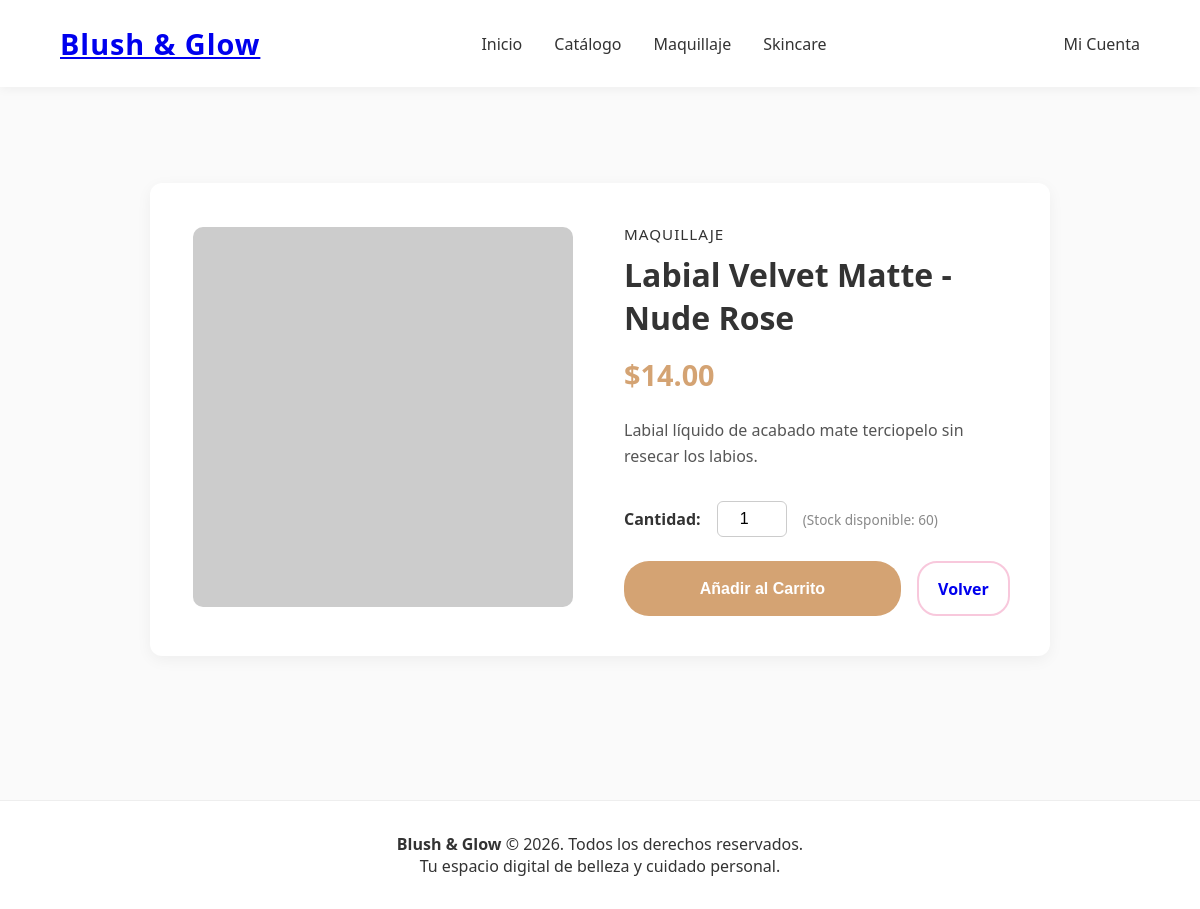
/index.php?c=producto&a=detalle&id=2, run on the app's committed database.
### tables this page shows
CREATE TABLE `productos` (
  `producto_id` int(11) NOT NULL,
  `categoria_id` int(11) DEFAULT NULL,
  `nombre` varchar(150) NOT NULL,
  `descripcion` text,
  `precio` decimal(10,2) NOT NULL,
  `stock` int(11) NOT NULL DEFAULT '0',
  `imagen_url` varchar(255) DEFAULT 'default-product.jpg',
  `es_destacado` tinyint(1) DEFAULT '0',
  `fecha_creacion` timestamp NOT NULL DEFAULT CURRENT_TIMESTAMP
);

CREATE TABLE `categorias` (
  `categoria_id` int(11) NOT NULL,
  `nombre` varchar(50) NOT NULL,
  `descripcion` text
);

### controllers/ProductoController.php (called while the page is built, shortened)
<?php
require_once __DIR__ . '/../models/ProductoModel.php';
class ProductoController {
    private $productoModel;
    public function __construct() {
        $this->productoModel = new ProductoModel();
    }
    public function detalle() {
        $productoId = isset($_GET['id']) ? (int)$_GET['id'] : 0;
        $producto = $this->productoModel->obtenerPorId($productoId);
        require_once __DIR__ . '/../views/layout/header.php';
        require_once __DIR__ . '/../views/productos/detalle.php';
        require_once __DIR__ . '/../views/layout/footer.php';
    }
}

### config/Database.php (called while the page is built)
<?php
class Database {
    private static $host = 'localhost';
    private static $dbName = 'blush_and_glow';
    private static $username = 'root';
    private static $password = '';
    private static $conn = null;
    public static function getConnection() {
        if (self::$conn === null) {
            try {
                $dsn = 'mysql:host=' . self::$host . ';dbname=' . self::$dbName . ';charset=utf8mb4';
                $options = [
                    PDO::ATTR_ERRMODE => PDO::ERRMODE_EXCEPTION,
                    PDO::ATTR_DEFAULT_FETCH_MODE => PDO::FETCH_ASSOC,
                    PDO::ATTR_EMULATE_PREPARES => false,
                ];
                self::$conn = new PDO($dsn, self::$username, self::$password, $options);
            } catch (PDOException $e) {
                die("Error de conexión a la base de datos: " . $e->getMessage());
            }
        }
        return self::$conn;
    }
}

### models/ProductoModel.php (called while the page is built, shortened)
<?php
require_once __DIR__ . '/../config/Database.php';
class ProductoModel {
    private $db;
    public function __construct() {
        $this->db = Database::getConnection();
    }
    public function obtenerPorId($id) {
        $sql = "SELECT p.*, c.nombre AS categoria_nombre
                FROM productos p
                LEFT JOIN categorias c ON p.categoria_id = c.categoria_id
                WHERE p.producto_id = :id";
        $stmt = $this->db->prepare($sql);
        $stmt->execute([':id' => $id]);
        return $stmt->fetch();
    }
}

### views/productos/detalle.php (the view)
<main class="catalog-container">
    <div style="max-width: 900px; margin: 2rem auto; background-color: var(--white); padding: 2.5rem; border-radius: 12px; box-shadow: 0 4px 15px rgba(0,0,0,0.05); display: grid; grid-template-columns: 1fr 1fr; gap: 3rem; align-items: center;">
        <div class="detail-image" style="text-align: center;">
            <img src="/BLUSH_AND_GLOW/public/img/<?php echo htmlspecialchars($producto['imagen_url']); ?>"
                 alt="<?php echo htmlspecialchars($producto['nombre']); ?>"
                 style="width: 100%; max-width: 380px; border-radius: 10px; object-fit: cover;"
                 onerror="this.src='https://via.placeholder.com/380x380?text=Blush+%26+Glow';">
        </div>
        <div class="detail-info">
            <span class="category-tag" style="font-size: 0.95rem; text-transform: uppercase; letter-spacing: 1px;">
                <?php echo htmlspecialchars($producto['categoria_nombre']); ?>
            </span>
            <h1 style="font-size: 2rem; margin: 0.5rem 0 1rem 0; color: var(--text-dark);">
                <?php echo htmlspecialchars($producto['nombre']); ?>
            </h1>
            <p style="font-size: 1.8rem; font-weight: bold; color: var(--accent-color); margin-bottom: 1.5rem;">
                $<?php echo number_format($producto['precio'], 2); ?>
            </p>
            <p class="description" style="font-size: 1rem; line-height: 1.6; color: #555; margin-bottom: 2rem;">
                <?php echo htmlspecialchars($producto['descripcion']); ?>
            </p>
            <form action="index.php?c=carrito&a=agregar&id=<?php echo $producto['producto_id']; ?>" method="POST">
                <div style="margin-bottom: 1.5rem; display: flex; align-items: center; gap: 1rem;">
                    <label for="cantidad" style="font-weight: 600;">Cantidad:</label>
                    <input type="number" id="cantidad" name="cantidad" value="1" min="1" max="<?php echo $producto['stock']; ?>"
                           style="width: 70px; padding: 0.5rem; border: 1px solid #ccc; border-radius: 6px; font-size: 1rem; text-align: center;">
                    <span style="font-size: 0.85rem; color: #888;">(Stock disponible: <?php echo $producto['stock']; ?>)</span>
                </div>
                <div style="display: flex; gap: 1rem;">
                    <button type="submit" class="btn-primary" style="flex: 1; padding: 0.9rem; font-size: 1rem; border: none; cursor: pointer; text-align: center;">
                        Añadir al Carrito
                    </button>
                    <a href="index.php?c=producto&a=catalogo" class="btn-secondary" style="padding: 0.9rem 1.2rem; text-decoration: none; display: inline-block;">
                        Volver
                    </a>
                </div>
            </form>
        </div>
    </div>
</main>

### public/css/styles.css (style rules this page uses)
:root { --primary-color: #f8c8dc; --accent-color: #d4a373; --text-dark: #333333; --bg-light: #fafafa; --white: #ffffff; --font-main: 'Segoe UI', Tahoma, Geneva, Verdana, sans-serif; }
* { margin: 0; padding: 0; box-sizing: border-box; }
body { font-family: var(--font-main); background-color: var(--bg-light); color: var(--text-dark); }
.btn-primary { display: inline-block; background-color: var(--accent-color); color: var(--white); padding: 0.8rem 2rem; border-radius: 25px; text-decoration: none; font-weight: bold; transition: background-color 0.3s; }
.catalog-container { padding: 4rem 5%; }
.description { font-size: 0.9rem; color: #777; margin-bottom: 1rem; }
.btn-secondary { background-color: transparent; border: 2px solid var(--primary-color); padding: 0.5rem 1rem; border-radius: 20px; cursor: pointer; font-weight: bold; transition: all 0.3s; }

### data on the page
productos: categoria.nombre "MAQUILLAJE", nombre "Labial Velvet Matte - Nude Rose", precio "14.00", descripcion "Labial líquido de acabado mate terciopelo sin resecar los labios.", stock "60"
